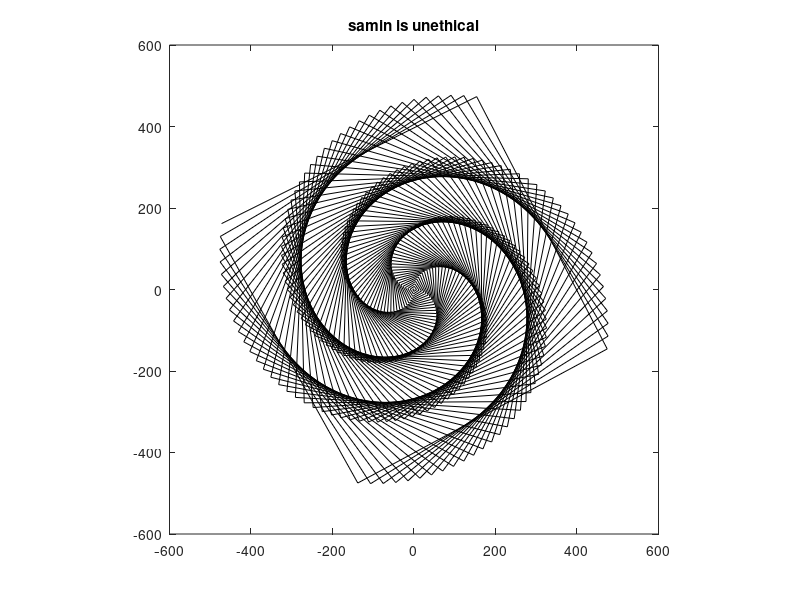

MATLAB code for this plot: (Note: this script raises an error after producing the figure.)
function petty_picture(N)
if nargin < 1 
    N=500;
end 
t=0:(.99*pi/2):N;
x=t.*cos(t);
y=t.*sin(t);
plot(x,y,'k');
axis('square');
title('samin is unethical');
xlabel('');
ylabel();
end
